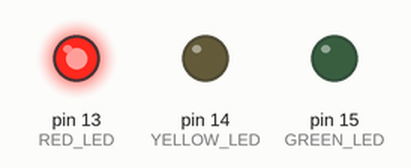
This sketch was run on a simulated Arduino Uno, built with avr-gcc and run on an emulated ATmega328P. On the bench: output pins drawn as LEDs (lit = HIGH).

Above: at 2.0 s.
At 5.0 s:
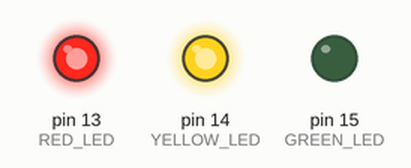
At 8.0 s:
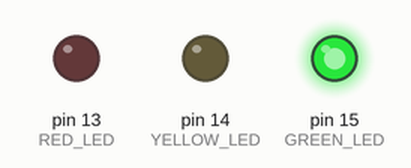
At 11.0 s:
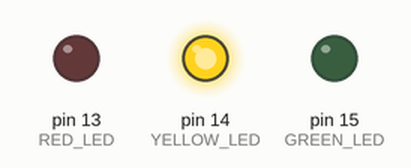
Timing chart, 0 to 15.6 s (numbered marks = the images above):
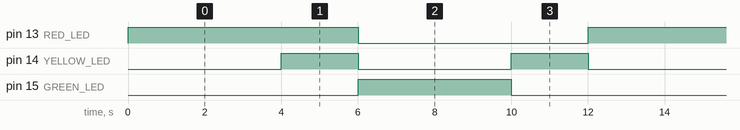

Measured:
- by itself, pin 13 (RED_LED): alternates HIGH for 6.0 s and LOW for 6.0 s
- by itself, pin 14 (YELLOW_LED): alternates HIGH for 2.0 s and LOW for 4.0 s
- by itself, pin 15 (GREEN_LED): alternates HIGH for 4.0 s and LOW for 8.0 s

The sketch:

Trafic_Light.ino
```cpp
#include "led_lyskryds.h"
#include <Arduino.h>

void setup() {
    setup_pins();
}

void loop() {

    initier_lyskryds();

    setred(HIGH);    // Red ON
    delay(4000);     // Wait 5 seconds

    setyellow(HIGH); // Yellow ON (Red still ON)
    delay(2000);     // Wait 2 seconds

    setred(LOW);     // Red OFF
    setyellow(LOW);  // Yellow OFF
    setgreen(HIGH);  // Green ON
    delay(4000);     // Wait 5 seconds

    setgreen(LOW);   // Green OFF
    setyellow(HIGH); // Yellow ON
    delay(2000);     // Wait 2 seconds

    setyellow(LOW);  // Yellow OFF

}
```

led_lyskryds.cpp
```cpp
#include <Arduino.h>
#include "led_lyskryds.h"

byte  RED_LED =13 ;    // Pin for RED LED
byte  YELLOW_LED =14 ;  // Pin for YELLOW LED
byte  GREEN_LED =15 ;   // Pin for GREEN LED

void setup_pins(){
  pinMode(RED_LED, OUTPUT);
  pinMode(YELLOW_LED, OUTPUT);
  pinMode(GREEN_LED, OUTPUT);
}

void initier_lyskryds() {

    setred(LOW);
    setyellow(LOW);
    setgreen(LOW);
}

void setred(int status) {
    digitalWrite(RED_LED, status);
}

void setyellow(int status) {
    digitalWrite(14, status);
}

void setgreen(int status) {
    digitalWrite(15, status);
}
```

led_lyskryds.h
```cpp
#ifndef led_lyskryds
#define led_lyskryds

void setup_pins();          //setup  LED pins

void initier_lyskryds();    // Initialize traffic light system (Turn off all LEDs initially)

void setred(int status);    // Control Red LED
void setyellow(int status); // Control Yellow LED
void setgreen(int status);  // Control Green LED

#endif
```
